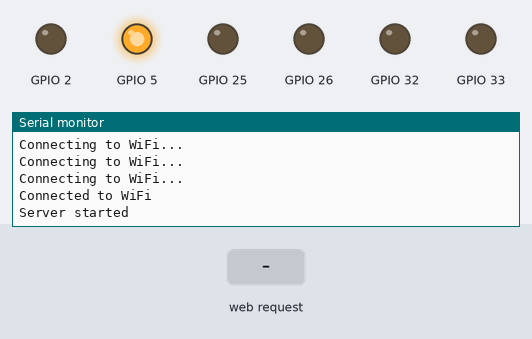
Bench run of a sketch on a simulated ESP32. Shown: output pins drawn as LEDs (lit = HIGH), the last lines printed to the serial monitor. The inputs (shaded band) are chosen by the test bench. WiFi joins after 1.5 s; servers stay silent unless stated.

Above: at 3.8 s.
3.9 s: HTTP request GET /hello received
At 5.1 s:
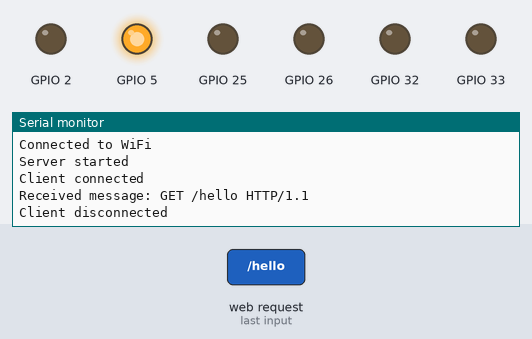
5.6 s: HTTP request GET /open received
At 6.3 s:
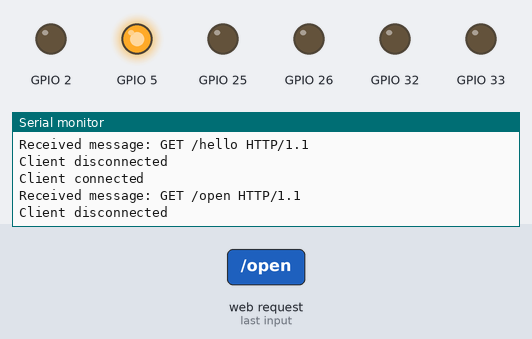
7.1 s: HTTP request GET /close received
At 7.5 s:
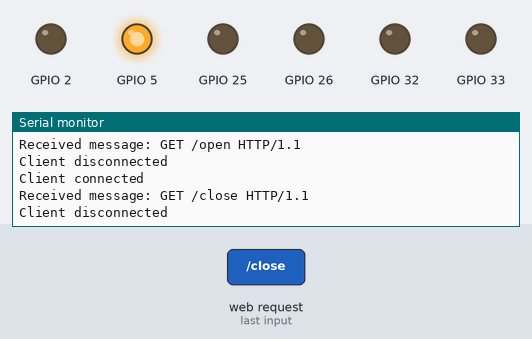

Measured:
- after the input at 3.9 s, the serial monitor: prints a new line after 0.20 s (image 1)
- after the input at 5.6 s, the serial monitor: prints a new line at once (image 2)
- after the input at 7.1 s, the serial monitor: prints a new line at once (image 3)

The sketch:

receive_command_from_rpi.ino
```cpp
#include <WiFi.h>
#include <Stepper.h>


int isclosed = 1;


// settings stepper motor
const int STEPS_PER_REV = 200;
Stepper stepper_NEMA17(STEPS_PER_REV, 32, 33, 25, 26);


// setting up wifi and port
const char* ssid = "ALHN-516F";
const char* password = "TwWbzGv4EY";
const int port = 12345;

WiFiServer server(port);


 // course formula in cm
  int x = 33;
  int step_number = (x*10/1.5)*200;

void setup() {

  pinMode(5,OUTPUT);
  digitalWrite(5,HIGH);


  pinMode(32,OUTPUT);
  pinMode(33,OUTPUT);
  pinMode(25,OUTPUT);
  pinMode(26,OUTPUT);

  //open();

  pinMode(2,OUTPUT);
  Serial.begin(115200);
  delay(100);

  // Connect to Wi-Fi
  Serial.println("Connecting to WiFi...");
  WiFi.begin(ssid, password);
  while (WiFi.status() != WL_CONNECTED) {
    delay(1000);
    Serial.println("Connecting to WiFi...");
  }
  Serial.println("Connected to WiFi");

  // Start the server
  server.begin();
  Serial.println("Server started");

  stop();
}


void loop() {
  // Check if a client has connected

  stop();


  WiFiClient client = server.available();
  if (client) {

    Serial.println("Client connected");

    // Read the incoming data
    String request = client.readStringUntil('\r');
    Serial.print("Received message: ");
    Serial.println(request);

    if(request == "hello"){
      play_led(2);
    }
    else if(request == "open" && isclosed){
      //open();
      play_led(5);
      open();

      isclosed = 0;

    }
    else if(request == "close" && !isclosed){
      //close();
      play_led(5);
      close();

      isclosed = 1;

    }


    // Send a response back to the client
    client.print("Message received by ESP32!");

    // Close the connection
    client.stop();
    Serial.println("Client disconnected");
  }
}

void play_led(int n) {
  for(int i=0 ; i<n ; i++){
    digitalWrite(2,HIGH);
    delay(200);
    digitalWrite(2,LOW);
    delay(200);
  }

}

void close(){


    stepper_NEMA17.setSpeed(300);

    stepper_NEMA17.step(step_number);
    //stepper_NEMA17.step(0 );
    stop();

}

void open(){

    stepper_NEMA17.setSpeed(300);

    stepper_NEMA17.step(-step_number);
    //stepper_NEMA17.step(0 );
    stop();

}


void stop(){


  digitalWrite(32,LOW);
  digitalWrite(33,LOW);
  digitalWrite(25,LOW);
  digitalWrite(26,LOW);

  delay(500);


}
```
